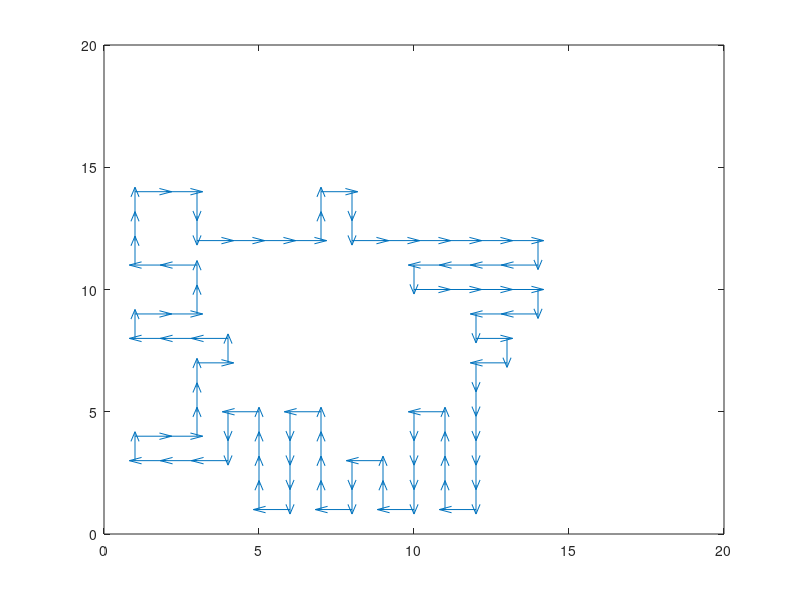
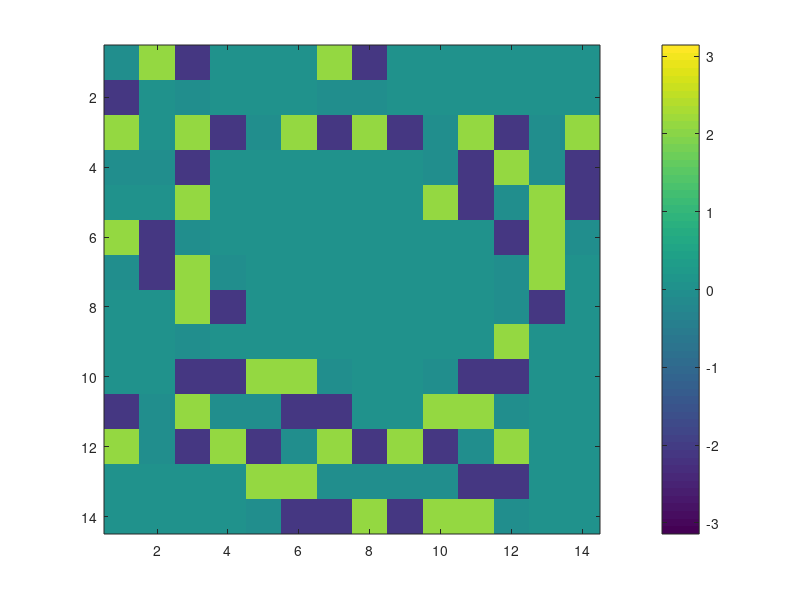
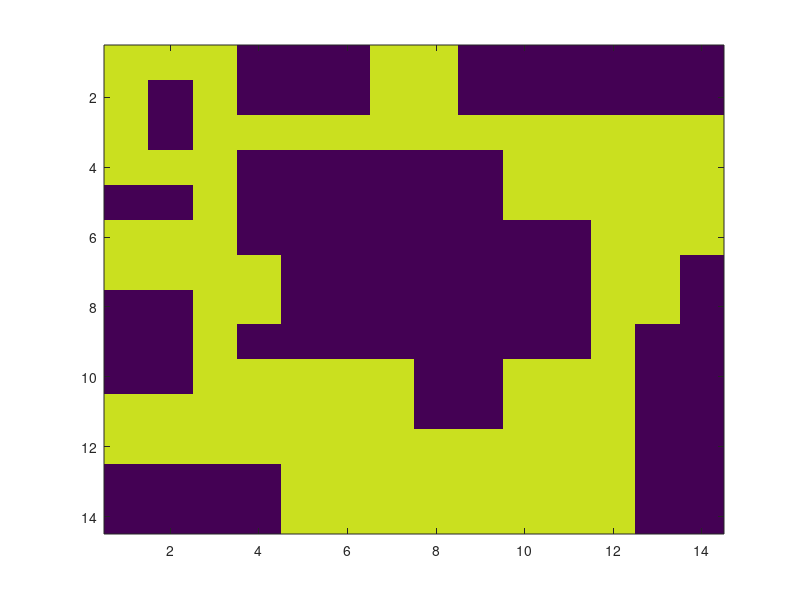
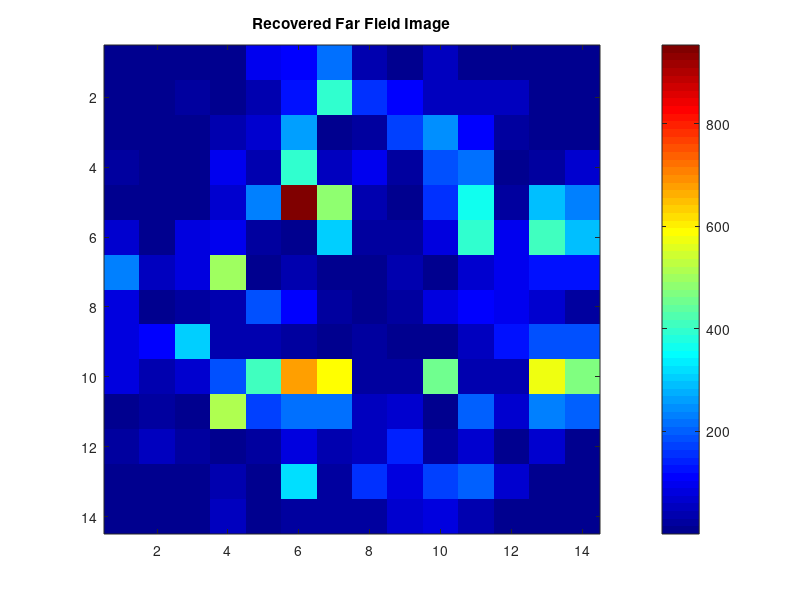

These figures' MATLAB source, in order:
clc
close all
clear all
%% A letter map
A = [0,0,0,0,0,0,0,0,0,0,0,0,0,0,0,0,0,0,0,0;0,0,0,0,0,0,0,0,0,0,0,0,0,0,0,0,0,0,0,0;0,0,0,0,0,0,0,0,0,0,0,0,0,0,0,0,0,0,0,0;0,0,0,0,0,0,0,0,1,1,1,1,0,0,0,0,0,0,0,0;0,0,0,0,0,0,0,1,1,1,1,1,1,0,0,0,0,0,0,0;0,0,0,0,0,0,1,1,0,0,0,0,1,1,0,0,0,0,0,0;0,0,0,0,0,1,1,0,0,0,0,0,0,1,1,0,0,0,0,0;0,0,0,0,1,1,0,0,0,0,0,0,0,0,1,1,0,0,0,0;0,0,0,0,1,1,0,0,0,0,0,0,0,0,1,1,0,0,0,0;0,0,0,0,1,1,0,0,0,0,0,0,0,0,1,1,0,0,0,0;0,0,0,0,1,1,0,0,0,0,0,0,0,0,1,1,0,0,0,0;0,0,0,0,1,1,0,0,0,0,0,0,0,0,1,1,0,0,0,0;0,0,0,0,1,1,1,1,1,1,1,1,1,1,1,1,0,0,0,0;0,0,0,0,1,1,0,0,0,0,0,0,0,0,1,1,0,0,0,0;0,0,0,0,1,1,0,0,0,0,0,0,0,0,1,1,0,0,0,0;0,0,0,0,1,1,0,0,0,0,0,0,0,0,1,1,0,0,0,0;0,0,0,0,1,1,0,0,0,0,0,0,0,0,1,1,0,0,0,0;0,0,0,0,0,0,0,0,0,0,0,0,0,0,0,0,0,0,0,0;0,0,0,0,0,0,0,0,0,0,0,0,0,0,0,0,0,0,0,0;0,0,0,0,0,0,0,0,0,0,0,0,0,0,0,0,0,0,0,0;0,0,0,0,0,0,0,0,0,0,0,0,0,0,0,0,0,0,0,0];

%% A map 40 by 40

A40 = [0,0,0,0,0,0,0,0,0,0,0,0,0,0,0,0,0,0,0,0,0,0,0,0,0,0,0,0,0,0,0,0,0,0,0,0,0,0,0,0;0,0,0,0,0,0,0,0,0,0,0,0,0,0,0,0,0,0,0,0,0,0,0,0,0,0,0,0,0,0,0,0,0,0,0,0,0,0,0,0;0,0,0,0,0,0,0,0,0,0,0,0,0,0,0,0,0,0,0,0,0,0,0,0,0,0,0,0,0,0,0,0,0,0,0,0,0,0,0,0;0,0,0,0,0,0,0,0,0,0,0,0,0,0,0,0,0,0,0,0,0,0,0,0,0,0,0,0,0,0,0,0,0,0,0,0,0,0,0,0;0,0,0,0,0,0,0,0,0,0,0,0,0,1,1,1,1,1,1,1,1,1,1,1,1,1,1,0,0,0,0,0,0,0,0,0,0,0,0,0;0,0,0,0,0,0,0,0,0,0,0,0,1,1,1,1,1,1,1,1,1,1,1,1,1,1,1,1,0,0,0,0,0,0,0,0,0,0,0,0;0,0,0,0,0,0,0,0,0,0,0,1,1,1,1,1,1,1,1,1,1,1,1,1,1,1,1,1,1,0,0,0,0,0,0,0,0,0,0,0;0,0,0,0,0,0,0,0,0,0,0,1,1,1,1,0,0,0,0,0,0,0,0,0,0,1,1,1,1,0,0,0,0,0,0,0,0,0,0,0;0,0,0,0,0,0,0,0,0,0,1,1,1,1,0,0,0,0,0,0,0,0,0,0,0,0,1,1,1,1,0,0,0,0,0,0,0,0,0,0;0,0,0,0,0,0,0,0,0,0,1,1,1,1,0,0,0,0,0,0,0,0,0,0,0,0,1,1,1,1,0,0,0,0,0,0,0,0,0,0;0,0,0,0,0,0,0,0,0,1,1,1,1,0,0,0,0,0,0,0,0,0,0,0,0,0,0,1,1,1,1,0,0,0,0,0,0,0,0,0;0,0,0,0,0,0,0,0,0,1,1,1,1,0,0,0,0,0,0,0,0,0,0,0,0,0,0,1,1,1,1,0,0,0,0,0,0,0,0,0;0,0,0,0,0,0,0,0,1,1,1,1,0,0,0,0,0,0,0,0,0,0,0,0,0,0,0,0,1,1,1,1,0,0,0,0,0,0,0,0;0,0,0,0,0,0,0,0,1,1,1,1,0,0,0,0,0,0,0,0,0,0,0,0,0,0,0,0,1,1,1,1,0,0,0,0,0,0,0,0;0,0,0,0,0,0,0,1,1,1,1,0,0,0,0,0,0,0,0,0,0,0,0,0,0,0,0,0,0,1,1,1,1,0,0,0,0,0,0,0;0,0,0,0,0,0,0,1,1,1,1,0,0,0,0,0,0,0,0,0,0,0,0,0,0,0,0,0,0,1,1,1,1,0,0,0,0,0,0,0;0,0,0,0,0,0,1,1,1,1,0,0,0,0,0,0,0,0,0,0,0,0,0,0,0,0,0,0,0,0,1,1,1,1,0,0,0,0,0,0;0,0,0,0,0,0,1,1,1,1,0,0,0,0,0,0,0,0,0,0,0,0,0,0,0,0,0,0,0,0,1,1,1,1,0,0,0,0,0,0;0,0,0,0,0,0,1,1,1,1,0,0,0,0,0,0,0,0,0,0,0,0,0,0,0,0,0,0,0,0,1,1,1,1,0,0,0,0,0,0;0,0,0,0,0,0,1,1,1,1,0,0,0,0,0,0,0,0,0,0,0,0,0,0,0,0,0,0,0,0,1,1,1,1,0,0,0,0,0,0;0,0,0,0,0,0,1,1,1,1,0,0,0,0,0,0,0,0,0,0,0,0,0,0,0,0,0,0,0,0,1,1,1,1,0,0,0,0,0,0;0,0,0,0,0,0,1,1,1,1,0,0,0,0,0,0,0,0,0,0,0,0,0,0,0,0,0,0,0,0,1,1,1,1,0,0,0,0,0,0;0,0,0,0,0,0,1,1,1,1,0,0,0,0,0,0,0,0,0,0,0,0,0,0,0,0,0,0,0,0,1,1,1,1,0,0,0,0,0,0;0,0,0,0,0,0,1,1,1,1,1,1,1,1,1,1,1,1,1,1,1,1,1,1,1,1,1,1,1,1,1,1,1,1,0,0,0,0,0,0;0,0,0,0,0,0,1,1,1,1,1,1,1,1,1,1,1,1,1,1,1,1,1,1,1,1,1,1,1,1,1,1,1,1,0,0,0,0,0,0;0,0,0,0,0,0,1,1,1,1,1,1,1,1,1,1,1,1,1,1,1,1,1,1,1,1,1,1,1,1,1,1,1,1,0,0,0,0,0,0;0,0,0,0,0,0,1,1,1,1,0,0,0,0,0,0,0,0,0,0,0,0,0,0,0,0,0,0,0,0,1,1,1,1,0,0,0,0,0,0;0,0,0,0,0,0,1,1,1,1,0,0,0,0,0,0,0,0,0,0,0,0,0,0,0,0,0,0,0,0,1,1,1,1,0,0,0,0,0,0;0,0,0,0,0,0,1,1,1,1,0,0,0,0,0,0,0,0,0,0,0,0,0,0,0,0,0,0,0,0,1,1,1,1,0,0,0,0,0,0;0,0,0,0,0,0,1,1,1,1,0,0,0,0,0,0,0,0,0,0,0,0,0,0,0,0,0,0,0,0,1,1,1,1,0,0,0,0,0,0;0,0,0,0,0,0,1,1,1,1,0,0,0,0,0,0,0,0,0,0,0,0,0,0,0,0,0,0,0,0,1,1,1,1,0,0,0,0,0,0;0,0,0,0,0,0,1,1,1,1,0,0,0,0,0,0,0,0,0,0,0,0,0,0,0,0,0,0,0,0,1,1,1,1,0,0,0,0,0,0;0,0,0,0,0,0,1,1,1,1,0,0,0,0,0,0,0,0,0,0,0,0,0,0,0,0,0,0,0,0,1,1,1,1,0,0,0,0,0,0;0,0,0,0,0,0,1,1,1,1,0,0,0,0,0,0,0,0,0,0,0,0,0,0,0,0,0,0,0,0,1,1,1,1,0,0,0,0,0,0;0,0,0,0,0,0,1,1,1,1,0,0,0,0,0,0,0,0,0,0,0,0,0,0,0,0,0,0,0,0,1,1,1,1,0,0,0,0,0,0;0,0,0,0,0,0,0,0,0,0,0,0,0,0,0,0,0,0,0,0,0,0,0,0,0,0,0,0,0,0,0,0,0,0,0,0,0,0,0,0;0,0,0,0,0,0,0,0,0,0,0,0,0,0,0,0,0,0,0,0,0,0,0,0,0,0,0,0,0,0,0,0,0,0,0,0,0,0,0,0;0,0,0,0,0,0,0,0,0,0,0,0,0,0,0,0,0,0,0,0,0,0,0,0,0,0,0,0,0,0,0,0,0,0,0,0,0,0,0,0;0,0,0,0,0,0,0,0,0,0,0,0,0,0,0,0,0,0,0,0,0,0,0,0,0,0,0,0,0,0,0,0,0,0,0,0,0,0,0,0;0,0,0,0,0,0,0,0,0,0,0,0,0,0,0,0,0,0,0,0,0,0,0,0,0,0,0,0,0,0,0,0,0,0,0,0,0,0,0,0];

%% B letter map
B = [0,0,0,0,0,0,0,0,0,0,0,0,0,0,0,0,0,0,0,0;0,0,0,0,0,0,0,0,0,0,0,0,0,0,0,0,0,0,0,0;0,0,0,0,0,0,0,0,0,0,0,0,0,0,0,0,0,0,0,0;0,0,0,0,1,1,1,1,1,1,1,1,1,0,0,0,0,0,0,0;0,0,0,0,1,1,1,1,1,1,1,1,1,1,0,0,0,0,0,0;0,0,0,0,1,1,0,0,0,0,0,0,0,1,1,0,0,0,0,0;0,0,0,0,1,1,0,0,0,0,0,0,0,1,1,0,0,0,0,0;0,0,0,0,1,1,0,0,0,0,0,0,0,1,1,0,0,0,0,0;0,0,0,0,1,1,0,0,0,0,0,0,0,1,1,0,0,0,0,0;0,0,0,0,1,1,1,1,1,1,1,1,1,1,0,0,0,0,0,0;0,0,0,0,1,1,1,1,1,1,1,1,1,1,0,0,0,0,0,0;0,0,0,0,1,1,0,0,0,0,0,0,0,1,1,0,0,0,0,0;0,0,0,0,1,1,0,0,0,0,0,0,0,1,1,0,0,0,0,0;0,0,0,0,1,1,0,0,0,0,0,0,0,1,1,0,0,0,0,0;0,0,0,0,1,1,0,0,0,0,0,0,0,1,1,0,0,0,0,0;0,0,0,0,1,1,1,1,1,1,1,1,1,1,0,0,0,0,0,0;0,0,0,0,1,1,1,1,1,1,1,1,1,0,0,0,0,0,0,0;0,0,0,0,0,0,0,0,0,0,0,0,0,0,0,0,0,0,0,0;0,0,0,0,0,0,0,0,0,0,0,0,0,0,0,0,0,0,0,0;0,0,0,0,0,0,0,0,0,0,0,0,0,0,0,0,0,0,0,0;0,0,0,0,0,0,0,0,0,0,0,0,0,0,0,0,0,0,0,0];

%% C letter map
C = [0,0,0,0,0,0,0,0,0,0,0,0,0,0,0,0,0,0,0,0;0,0,0,0,0,0,0,0,0,0,0,0,0,0,0,0,0,0,0,0;0,0,0,0,0,0,0,0,0,0,0,0,0,0,0,0,0,0,0,0;0,0,0,0,0,0,1,1,1,1,1,1,1,0,0,0,0,0,0,0;0,0,0,0,0,1,1,1,1,1,1,1,1,1,0,0,0,0,0,0;0,0,0,0,1,1,0,0,0,0,0,0,0,1,1,0,0,0,0,0;0,0,0,1,1,0,0,0,0,0,0,0,0,1,1,0,0,0,0,0;0,0,0,1,1,0,0,0,0,0,0,0,0,0,0,0,0,0,0,0;0,0,0,1,1,0,0,0,0,0,0,0,0,0,0,0,0,0,0,0;0,0,0,1,1,0,0,0,0,0,0,0,0,0,0,0,0,0,0,0;0,0,0,1,1,0,0,0,0,0,0,0,0,0,0,0,0,0,0,0;0,0,0,1,1,0,0,0,0,0,0,0,0,0,0,0,0,0,0,0;0,0,0,1,1,0,0,0,0,0,0,0,0,0,0,0,0,0,0,0;0,0,0,1,1,1,0,0,0,0,0,0,0,0,0,0,0,0,0,0;0,0,0,0,1,1,0,0,0,0,0,0,0,1,1,0,0,0,0,0;0,0,0,0,0,1,1,1,1,1,1,1,1,1,0,0,0,0,0,0;0,0,0,0,0,0,1,1,1,1,1,1,1,0,0,0,0,0,0,0;0,0,0,0,0,0,0,0,0,0,0,0,0,0,0,0,0,0,0,0;0,0,0,0,0,0,0,0,0,0,0,0,0,0,0,0,0,0,0,0;0,0,0,0,0,0,0,0,0,0,0,0,0,0,0,0,0,0,0,0;0,0,0,0,0,0,0,0,0,0,0,0,0,0,0,0,0,0,0,0];

codes = [1,1,1,2,1,1,1,2,1,1,1,1,1,1,2,1,2,1,1,2;3,2,4,2,3,2,4,2,3,2,4,4,4,4,2,3,1,3,2,4;3,2,3,2,3,2,3,1,3,1,1,1,2,3,2,3,4,4,1,2;3,2,3,2,3,4,3,4,2,4,4,4,2,3,2,1,2,3,2,4;3,2,3,1,1,1,1,3,1,2,1,3,2,3,2,3,2,3,1,2;3,2,3,2,4,4,4,2,4,2,3,4,2,3,2,3,2,3,0,2;3,2,3,2,1,2,3,2,3,2,1,3,2,3,2,3,2,3,4,2;3,2,3,2,3,2,3,2,3,2,3,4,4,3,2,3,1,1,3,2;3,2,3,2,3,2,3,2,3,1,1,1,2,3,2,3,2,4,2,4;3,2,3,2,3,2,3,4,3,4,2,4,2,3,2,3,2,3,1,2;3,2,3,2,3,1,2,1,2,3,4,3,4,3,2,3,2,3,2,4;3,2,3,2,3,4,2,3,1,1,1,2,1,3,2,3,4,3,1,2;3,2,3,2,1,3,2,3,2,4,4,2,3,4,1,1,1,3,2,4;3,2,3,2,3,2,4,3,1,2,3,2,1,3,2,4,2,4,1,2;3,2,3,2,3,1,2,3,2,4,3,2,3,4,4,3,4,3,4,2;3,2,3,2,3,4,2,3,1,2,3,2,1,1,1,1,1,2,3,2;3,2,3,1,1,3,2,3,2,4,3,2,3,4,4,4,4,2,3,2;3,2,3,2,4,4,4,3,1,2,3,1,1,1,1,1,3,2,3,2;3,2,3,1,1,1,2,3,2,4,3,4,4,4,4,4,4,4,3,2;3,2,3,4,2,4,2,3,1,1,1,1,1,1,1,1,1,1,3,2;3,4,0,3,4,3,4,3,4,4,4,4,4,4,4,4,4,4,4,4];

codes = [1,1,2,1,2,1,2,1,2,1,2,1,2,1,2,1,2,1,2,0;3,2,4,3,1,3,1,3,1,3,1,3,1,3,1,3,1,3,1,2;3,1,2,3,4,2,4,2,4,2,4,2,4,2,4,2,4,2,4,2;3,2,4,1,3,2,3,4,3,4,3,4,3,4,3,4,3,4,3,4;3,1,2,3,4,1,2,1,2,1,2,1,2,1,2,1,2,1,2,0;3,2,4,1,3,2,4,3,1,3,1,3,1,3,1,3,1,3,1,2;3,1,2,3,4,1,2,3,4,2,4,2,4,2,4,2,4,2,4,2;3,2,4,1,3,2,4,1,3,2,3,4,3,4,3,4,3,4,3,4;3,1,2,3,4,1,2,3,4,2,1,2,1,2,1,2,1,2,1,2;3,2,4,1,3,2,4,1,3,1,3,1,3,1,3,1,3,1,3,2;3,1,2,3,4,1,2,3,4,2,4,2,4,2,4,2,4,2,4,2;3,2,4,1,3,2,4,1,3,2,3,4,3,4,3,4,3,4,3,4;3,1,2,3,4,1,2,3,4,2,1,2,1,2,1,2,1,2,1,2;3,2,4,1,3,2,4,1,3,1,3,1,3,1,3,1,3,1,3,2;3,1,2,3,4,1,2,3,4,2,4,2,4,2,4,2,4,2,4,2;3,2,4,1,3,2,4,1,3,2,3,4,3,4,3,4,3,4,3,4;3,1,2,3,4,1,2,3,4,2,1,2,1,2,1,2,1,2,1,2;3,2,4,1,3,2,4,1,3,1,3,1,3,1,3,1,3,1,3,2;3,1,2,3,4,1,2,3,4,2,4,2,4,2,4,2,4,2,4,2;3,4,1,1,3,0,1,1,3,2,3,4,3,4,3,4,3,4,3,4;0,3,4,4,4,4,4,4,4,4,0,0,0,0,0,0,0,0,0,0];

codes = [1,1,1,1,1,1,1,1,1,1,1,1,1,1,1,1,1,1,1,1,1,1,1,1,1,1,1,1,1,1,1,1,1,1,1,1,1,1,1,2;3,2,4,4,4,4,4,4,4,4,4,4,4,4,4,4,4,4,4,4,4,4,4,4,4,4,4,4,4,4,4,4,4,4,4,4,4,4,4,4;3,1,1,1,1,1,1,1,1,1,1,1,1,1,1,1,1,1,1,1,1,1,1,1,1,1,1,1,1,1,1,1,1,1,1,1,1,1,1,2;3,2,4,4,4,4,4,4,4,4,4,4,4,4,4,4,4,4,4,4,4,4,4,4,4,4,4,4,4,4,4,4,4,4,4,4,4,4,4,4;3,1,1,1,1,1,1,1,1,1,1,1,1,1,1,1,1,1,1,1,1,1,1,1,1,1,1,1,1,1,1,1,1,1,1,1,1,1,1,2;3,2,4,4,4,4,4,4,4,4,4,4,4,4,4,4,4,4,4,4,4,4,4,4,4,4,4,4,4,4,4,4,4,4,4,4,4,4,4,4;3,1,1,1,1,1,1,1,1,1,1,1,1,1,1,1,1,1,1,1,1,1,1,1,1,1,1,1,1,1,1,1,1,1,1,1,1,1,1,2;3,2,4,4,4,4,4,4,4,4,4,4,4,4,4,4,4,4,4,4,4,4,4,4,4,4,4,4,4,4,4,4,4,4,4,4,4,4,4,4;3,1,1,1,1,1,1,1,1,1,1,1,1,1,1,1,1,1,1,1,1,1,1,1,1,1,1,1,1,1,1,1,1,1,1,1,1,1,1,2;3,2,4,4,4,4,4,4,4,4,4,4,4,4,4,4,4,4,4,4,4,4,4,4,4,4,4,4,4,4,4,4,4,4,4,4,4,4,4,4;3,1,1,1,1,1,1,1,1,1,1,1,1,1,1,1,1,1,1,1,1,1,1,1,1,1,1,1,1,1,1,1,1,1,1,1,1,1,1,2;3,2,4,4,4,4,4,4,4,4,4,4,4,4,4,4,4,4,4,4,4,4,4,4,4,4,4,4,4,4,4,4,4,4,4,4,4,4,4,4;3,1,1,1,1,1,1,1,1,1,1,1,1,1,1,1,1,1,1,1,1,1,1,1,1,1,1,1,1,1,1,1,1,1,1,1,1,1,1,2;3,2,4,4,4,4,4,4,4,4,4,4,4,4,4,4,4,4,4,4,4,4,4,4,4,4,4,4,4,4,4,4,4,4,4,4,4,4,4,4;3,1,1,1,1,1,1,1,1,1,1,1,1,1,1,1,1,1,1,1,1,1,1,1,1,1,1,1,1,1,1,1,1,1,1,1,1,1,1,2;3,2,4,4,4,4,4,4,4,4,4,4,4,4,4,4,4,4,4,4,4,4,4,4,4,4,4,4,4,4,4,4,4,4,4,4,4,4,4,4;3,1,1,1,1,1,1,1,1,1,1,1,1,1,1,1,1,1,1,1,1,1,1,1,1,1,1,1,1,1,1,1,1,1,1,1,1,1,1,2;3,2,4,4,4,4,4,4,4,4,4,4,4,4,4,4,4,4,4,4,4,4,4,4,4,4,4,4,4,4,4,4,4,4,4,4,4,4,4,4;3,1,1,1,1,1,1,1,1,1,1,1,1,1,1,1,1,1,1,1,1,1,1,1,1,1,1,1,1,1,1,1,1,1,1,1,1,1,1,2;3,2,4,4,4,4,4,4,4,4,4,4,4,4,4,4,4,4,4,4,4,4,4,4,4,4,4,4,4,4,4,4,4,4,4,4,4,4,4,4;3,1,1,1,1,1,1,1,1,1,1,1,1,1,1,1,1,1,1,1,1,1,1,1,1,1,1,1,1,1,1,1,1,1,1,1,1,1,1,2;3,2,4,4,4,4,4,4,4,4,4,4,4,4,4,4,4,4,4,4,4,4,4,4,4,4,4,4,4,4,4,4,4,4,4,4,4,4,4,4;3,1,1,1,1,1,1,1,1,1,1,1,1,1,1,1,1,1,1,1,1,1,1,1,1,1,1,1,1,1,1,1,1,1,1,1,1,1,1,2;3,2,4,4,4,4,4,4,4,4,4,4,4,4,4,4,4,4,4,4,4,4,4,4,4,4,4,4,4,4,4,4,4,4,4,4,4,4,4,4;3,1,1,1,1,1,1,1,1,1,1,1,1,1,1,1,1,1,1,1,1,1,1,1,1,1,1,1,1,1,1,1,1,1,1,1,1,1,1,2;3,2,4,4,4,4,4,4,4,4,4,4,4,4,4,4,4,4,4,4,4,4,4,4,4,4,4,4,4,4,4,4,4,4,4,4,4,4,4,4;3,1,1,1,1,1,1,1,1,1,1,1,1,1,1,1,1,1,1,1,1,1,1,1,1,1,1,1,1,1,1,1,1,1,1,1,1,1,1,2;3,2,4,4,4,4,4,4,4,4,4,4,4,4,4,4,4,4,4,4,4,4,4,4,4,4,4,4,4,4,4,4,4,4,4,4,4,4,4,4;3,1,1,1,1,1,1,1,1,1,1,1,1,1,1,1,1,1,1,1,1,1,1,1,1,1,1,1,1,1,1,1,1,1,1,1,1,1,1,2;3,2,4,4,4,4,4,4,4,4,4,4,4,4,4,4,4,4,4,4,4,4,4,4,4,4,4,4,4,4,4,4,4,4,4,4,4,4,4,4;3,1,1,1,1,1,1,1,1,1,1,1,1,1,1,1,1,1,1,1,1,1,1,1,1,1,1,1,1,1,1,1,1,1,1,1,1,1,1,2;3,2,4,4,4,4,4,4,4,4,4,4,4,4,4,4,4,4,4,4,4,4,4,4,4,4,4,4,4,4,4,4,4,4,4,4,4,4,4,4;3,1,1,1,1,1,1,1,1,1,1,1,1,1,1,1,1,1,1,1,1,1,1,1,1,1,1,1,1,1,1,1,1,1,1,1,1,1,1,2;3,2,4,4,4,4,4,4,4,4,4,4,4,4,4,4,4,4,4,4,4,4,4,4,4,4,4,4,4,4,4,4,4,4,4,4,4,4,4,4;3,1,1,1,1,1,1,1,1,1,1,1,1,1,1,1,1,1,1,1,1,1,1,1,1,1,1,1,1,1,1,1,1,1,1,1,1,1,1,2;3,2,4,4,4,4,4,4,4,4,4,4,4,4,4,4,4,4,4,4,4,4,4,4,4,4,4,4,4,4,4,4,4,4,4,4,4,4,4,4;3,1,1,1,1,1,1,1,1,1,1,1,1,1,1,1,1,1,1,1,1,1,1,1,1,1,1,1,1,1,1,1,1,1,1,1,1,1,1,2;3,2,4,4,4,4,4,4,4,4,4,4,4,4,4,4,4,4,4,4,4,4,4,4,4,4,4,4,4,4,4,4,4,4,4,4,4,4,4,4;3,1,1,1,1,1,1,1,1,1,1,1,1,1,1,1,1,1,1,1,1,1,1,1,1,1,1,1,1,1,1,1,1,1,1,1,1,1,1,2;3,4,4,4,4,4,4,4,4,4,4,4,4,4,4,4,4,4,4,4,4,4,4,4,4,4,4,4,4,4,4,4,4,4,4,4,4,4,4,4];

codes = [1,1,1,1,1,1,2,1,1,1,1,1,1,1,1,1,1,1,1,1,1,1,1,1,1,1,1,1,1,1,1,1,1,1,1,1,1,1,1,2;3,2,4,4,2,4,2,3,4,2,4,4,4,2,4,2,4,4,4,2,4,2,4,4,4,2,4,2,4,4,4,2,4,2,4,4,4,2,4,2;3,1,2,3,2,3,2,1,3,1,1,2,3,4,3,1,1,2,3,4,3,1,1,2,3,4,3,1,1,2,3,4,3,1,1,2,3,4,3,2;3,2,4,3,4,3,2,3,2,4,4,4,1,1,3,2,4,4,1,2,3,4,4,4,1,1,3,2,4,4,1,2,3,4,4,4,1,1,3,2;3,1,1,1,2,3,2,3,2,1,1,1,3,2,4,1,1,1,3,1,2,1,1,1,3,2,4,1,1,1,3,1,2,1,1,1,3,2,4,2;3,2,4,4,4,3,4,3,2,3,4,4,4,4,3,2,4,4,4,4,4,3,4,4,4,4,3,2,4,4,4,4,4,3,4,4,4,4,3,2;3,1,1,1,1,1,2,3,2,1,2,1,1,2,3,2,1,1,1,1,2,1,2,1,1,2,3,2,1,1,1,1,2,1,1,1,2,1,3,2;3,2,4,4,2,4,2,3,2,3,2,3,2,4,3,2,3,4,4,2,4,3,2,3,2,4,3,2,3,4,4,2,4,3,2,4,4,3,4,2;3,1,2,3,2,3,2,3,2,3,1,3,2,1,3,2,1,1,3,1,2,3,1,3,2,1,3,2,1,1,3,1,2,3,1,1,1,1,3,2;3,2,4,3,4,3,2,3,2,3,4,2,4,3,4,1,3,2,4,4,4,3,4,2,4,3,4,1,3,2,4,4,4,3,4,2,4,4,4,2;3,1,1,1,2,3,2,3,2,1,3,1,1,1,3,2,4,1,1,1,2,1,3,1,1,1,3,2,4,1,1,1,2,1,3,1,1,2,3,2;3,2,4,4,4,3,4,3,2,3,4,4,4,4,4,2,3,4,4,4,4,3,4,4,4,4,4,2,3,4,4,4,4,3,4,4,4,4,3,2;3,1,1,1,1,1,2,3,2,1,2,1,1,2,3,2,1,1,1,1,2,1,2,1,1,2,3,2,1,1,1,1,2,1,1,1,2,1,3,2;3,2,4,4,2,4,2,3,2,3,2,3,2,4,3,2,3,4,4,2,4,3,2,3,2,4,3,2,3,4,4,2,4,3,2,4,4,3,4,2;3,1,2,3,2,3,2,3,2,3,1,3,2,1,3,2,1,1,3,1,2,3,1,3,2,1,3,2,1,1,3,1,2,3,1,1,1,1,3,2;3,2,4,3,4,3,2,3,2,3,4,2,4,3,4,1,3,2,4,4,4,3,4,2,4,3,4,1,3,2,4,4,4,3,4,2,4,4,4,2;3,1,1,1,2,3,2,3,2,1,3,1,1,1,3,2,4,1,1,1,2,1,3,1,1,1,3,2,4,1,1,1,2,1,3,1,1,2,3,2;3,2,4,4,4,3,4,3,2,3,4,4,4,4,4,2,3,4,4,4,4,3,4,4,4,4,4,2,3,4,4,4,4,3,4,4,4,4,3,2;3,1,1,1,1,1,2,3,2,1,2,1,1,2,3,2,1,1,1,1,2,1,2,1,1,2,3,2,1,1,1,1,2,1,1,1,2,1,3,2;3,2,4,4,2,4,2,3,2,3,2,3,2,4,3,2,3,4,4,2,4,3,2,3,2,4,3,2,3,4,4,2,4,3,2,4,4,3,4,2;3,1,2,3,2,3,2,3,2,3,1,3,2,1,3,2,1,1,3,1,2,3,1,3,2,1,3,2,1,1,3,1,2,3,1,1,1,1,3,2;3,2,4,3,4,3,2,3,2,3,4,2,4,3,4,1,3,2,4,4,4,3,4,2,4,3,4,1,3,2,4,4,4,3,4,2,4,4,4,2;3,1,1,1,2,3,2,3,2,1,3,1,1,1,3,2,4,1,1,1,2,1,3,1,1,1,3,2,4,1,1,1,2,1,3,1,1,2,3,2;3,2,4,4,4,3,4,3,2,3,4,4,4,4,4,2,3,4,4,4,4,3,4,4,4,4,4,2,3,4,4,4,4,3,4,4,4,4,3,2;3,1,1,1,1,1,2,3,2,1,2,1,1,2,3,2,1,1,1,1,2,1,2,1,1,2,3,2,1,1,1,1,2,1,1,1,2,1,3,2;3,2,4,4,2,4,2,3,2,3,2,3,2,4,3,2,3,4,4,2,4,3,2,3,2,4,3,2,3,4,4,2,4,3,2,4,4,3,4,2;3,1,2,3,2,3,2,3,2,3,1,3,2,1,3,2,1,1,3,1,2,3,1,3,2,1,3,2,1,1,3,1,2,3,1,1,1,1,3,2;3,2,4,3,4,3,2,3,2,3,4,2,4,3,4,1,3,2,4,4,4,3,4,2,4,3,4,1,3,2,4,4,4,3,4,2,4,4,4,2;3,1,1,1,2,3,2,3,2,1,3,1,1,1,3,2,4,1,1,1,2,1,3,1,1,1,3,2,4,1,1,1,2,1,3,1,1,2,3,2;3,2,4,4,4,3,4,3,2,3,4,4,4,4,4,2,3,4,4,4,4,3,4,4,4,4,4,2,3,4,4,4,4,3,4,4,4,4,3,2;3,1,1,1,1,1,2,3,2,1,2,1,1,2,3,2,1,1,1,1,2,1,2,1,1,2,3,2,1,1,1,1,2,1,1,1,2,1,3,2;3,2,4,4,2,4,2,3,2,3,2,3,2,4,3,2,3,4,4,2,4,3,2,3,2,4,3,2,3,4,4,2,4,3,2,4,4,3,4,2;3,1,2,3,2,3,2,3,2,3,1,3,2,1,3,2,1,1,3,1,2,3,1,3,2,1,3,2,1,1,3,1,2,3,1,1,1,1,3,2;3,2,4,3,4,3,2,3,2,3,4,2,4,3,4,1,3,2,4,4,4,3,4,2,4,3,4,1,3,2,4,4,4,3,4,2,4,4,4,2;3,1,1,1,2,3,2,3,2,1,3,1,1,1,3,2,4,1,1,1,2,1,3,1,1,1,3,2,4,1,1,1,2,1,3,1,1,2,3,2;3,2,4,4,4,3,4,3,4,3,4,4,4,4,4,4,3,4,4,4,4,3,4,4,4,4,4,4,3,4,4,4,4,3,4,4,4,4,3,2;3,2,1,2,1,1,1,2,1,2,1,1,1,2,1,2,1,1,1,2,1,2,1,1,1,2,1,2,1,1,1,2,1,2,1,1,1,2,3,2;3,2,3,2,3,4,4,2,3,2,3,4,4,2,3,2,3,4,4,2,3,2,3,4,4,2,3,2,3,4,4,2,3,2,3,4,4,2,3,2;3,1,3,1,1,1,3,1,3,1,1,1,3,1,3,1,1,1,3,1,3,1,1,1,3,1,3,1,1,1,3,1,3,1,1,1,3,1,3,2;3,4,4,4,4,4,4,4,4,4,4,4,4,4,4,4,4,4,4,4,4,4,4,4,4,4,4,4,4,4,4,4,4,4,4,4,4,4,4,4];

codes = [2,4,4,4,4,4,3,0,0,0,0,0,0,0,0,0,0,0,0,0;1,2,1,1,1,2,3,2,4,4,2,4,2,4,2,4,2,4,2,4;2,4,3,4,2,4,3,1,2,3,4,3,4,3,4,3,4,3,4,3;1,2,1,3,1,2,3,2,4,1,1,1,1,1,1,1,1,2,1,3;2,4,3,4,2,4,3,1,2,3,4,4,2,4,4,4,2,4,3,4;1,2,1,3,1,2,3,2,4,1,1,3,1,2,1,3,1,2,1,3;2,4,3,4,2,4,3,1,2,3,4,4,2,4,3,4,2,4,3,4;1,2,1,3,1,2,3,2,4,1,1,3,1,2,1,3,1,2,1,3;2,4,3,4,2,4,3,1,2,3,4,4,2,4,3,4,2,4,3,4;1,2,1,3,1,2,3,2,4,1,1,3,1,2,1,3,1,2,1,3;2,4,3,4,2,4,3,1,2,3,4,4,4,4,3,4,2,4,3,4;1,2,1,3,1,2,3,2,4,1,2,1,2,1,2,3,1,2,1,3;2,4,3,4,2,4,3,1,1,3,1,3,1,3,1,3,2,4,3,4;1,2,1,3,1,2,3,4,2,4,2,4,2,4,2,4,1,2,1,3;2,4,3,4,2,4,0,3,4,3,4,3,4,3,4,3,4,4,3,4;1,2,1,3,2,1,2,1,2,1,2,1,2,1,2,1,2,1,2,3;2,4,3,4,1,3,1,3,1,3,1,3,1,3,1,3,1,3,1,3;1,2,1,3,2,4,2,4,2,4,2,4,2,4,2,4,2,4,2,4;2,4,3,4,4,3,4,3,4,3,4,3,4,3,4,3,4,3,4,3;2,1,2,1,2,1,2,1,2,1,2,1,2,1,2,1,2,1,2,3;1,3,1,3,1,3,1,3,1,3,1,3,1,3,1,3,1,3,1,3];

codes = [1,1,1,1,1,1,1,1,2,0,0,0,0,0,0,0,0,1,1,2;3,2,4,4,2,4,4,4,2,1,1,1,1,1,1,1,2,3,4,2;3,1,2,3,1,2,0,3,2,3,2,4,4,4,4,4,2,1,3,2;3,2,4,3,2,4,1,3,2,3,2,1,1,1,1,3,2,3,4,2;3,1,2,3,1,2,3,4,2,3,2,3,4,4,4,4,4,1,3,2;3,2,4,3,4,4,1,3,2,3,2,1,2,1,2,1,2,3,4,2;3,1,1,1,1,2,3,4,2,3,2,3,1,3,1,3,1,1,3,2;3,2,4,4,2,4,1,3,2,3,2,3,4,4,4,4,4,4,4,2;3,1,2,3,1,2,3,4,4,3,1,1,1,1,1,1,1,1,3,2;3,2,4,3,2,4,1,1,2,3,4,2,4,2,4,4,4,4,4,2;3,1,2,3,1,2,3,2,4,0,3,2,3,1,1,1,1,2,3,2;3,2,4,3,4,4,3,2,1,2,3,4,3,2,4,4,4,2,3,2;3,1,1,1,1,2,3,1,3,1,1,1,3,1,1,2,3,2,3,2;3,2,4,4,2,4,3,4,4,4,4,4,4,4,4,4,3,4,3,2;3,1,2,3,1,2,1,1,1,2,1,1,1,1,2,1,1,2,3,2;3,2,4,3,2,4,3,2,4,4,3,3,2,4,4,3,2,4,3,2;3,1,2,3,1,2,3,1,1,2,3,3,1,1,2,3,2,1,3,2;3,2,4,3,4,4,3,2,4,4,3,3,2,4,4,3,2,3,2,4;3,1,1,1,1,1,3,1,1,1,3,3,1,1,1,3,1,3,1,2;3,4,4,4,4,4,4,4,4,4,4,4,4,4,4,4,4,4,4,4];
%% 10by10 1
codes = [1,1,1,2,1,1,1,2,1,2;3,2,4,2,3,2,4,2,3,2;3,2,3,2,3,2,3,1,3,2;3,2,3,2,3,4,3,4,2,4;3,2,3,1,1,1,1,3,1,2;3,2,3,2,4,4,4,2,4,2;3,2,3,1,1,2,3,2,3,2;3,2,3,2,4,2,3,2,3,2;3,2,3,2,3,2,3,2,3,2;3,4,3,4,3,4,3,4,3,4];
%%  8by8
codes = [1,1,1,1,1,1,1,1,1,2;3,2,4,4,4,4,4,4,4,4;3,1,1,1,1,1,1,1,1,2;3,2,4,4,4,4,4,4,4,4;3,1,1,1,1,1,1,1,1,2;3,4,4,4,4,4,4,4,4,4;0,0,0,0,0,0,0,0,0,0;0,0,0,0,0,0,0,0,0,0;0,0,0,0,0,0,0,0,0,0;0,0,0,0,0,0,0,0,0,0];

%%  8by8
codes = [1,1,1,1,1,2,0,0,0,0;3,2,4,4,4,4,0,0,0,0;3,1,1,1,1,2,0,0,0,0;3,2,4,4,4,4,0,0,0,0;3,1,1,1,1,2,0,0,0,0;3,4,4,4,4,4,0,0,0,0;0,0,0,0,0,0,0,0,0,0;0,0,0,0,0,0,0,0,0,0;0,0,0,0,0,0,0,0,0,0;0,0,0,0,0,0,0,0,0,0];

%%  8by8
codes = [1,1,1,1,1,2,0,0,0,0;3,0,0,0,2,4,0,0,0,0;3,0,0,0,1,2,0,0,0,0;3,0,0,0,2,4,0,0,0,0;3,0,0,0,1,2,0,0,0,0;3,4,4,4,4,4,0,0,0,0;0,0,0,0,0,0,0,0,0,0;0,0,0,0,0,0,0,0,0,0;0,0,0,0,0,0,0,0,0,0;0,0,0,0,0,0,0,0,0,0];

%%  8by8
codes = [1,1,1,1,1,2,0,0,0,0;3,0,2,4,4,4,0,0,0,0;3,0,1,1,1,2,0,0,0,0;3,0,2,4,4,4,0,0,0,0;3,0,1,1,1,2,0,0,0,0;3,4,4,4,4,4,0,0,0,0;0,0,0,0,0,0,0,0,0,0;0,0,0,0,0,0,0,0,0,0;0,0,0,0,0,0,0,0,0,0;0,0,0,0,0,0,0,0,0,0];

%%  8by8
codes = [1,1,1,1,1,1,1,1,1,2;3,0,0,0,0,0,0,0,0,2;3,0,0,0,0,0,0,0,0,2;3,0,0,0,0,0,0,0,0,2;3,0,0,0,0,0,0,0,0,2;3,0,0,0,0,0,0,0,0,2;3,0,0,0,0,0,0,0,0,2;3,0,0,0,0,0,0,0,0,2;3,0,0,0,0,0,0,0,0,2;3,4,4,4,4,4,4,4,4,4];

%%  8by8 circle
codes = [1,2,0,0,0,0,0,0,0,0;3,1,1,1,1,1,1,1,2,0;3,0,0,0,0,0,0,0,2,0;3,0,0,0,0,0,0,0,2,0;3,0,0,0,0,0,0,0,2,0;3,0,0,0,0,0,0,0,2,0;3,0,0,0,0,0,0,0,2,0;3,0,0,0,0,0,0,0,2,0;3,0,0,0,0,0,0,0,2,0;3,4,4,4,4,4,4,4,4,0;0,0,0,0,0,0,0,0,0,0];

%%  12by12 circle (10 by 10 core)

codes = [1,1,2,0,0,0,1,2,0,0,0,0,0,0;3,0,2,0,0,0,3,2,0,0,0,0,0,0;3,0,1,1,1,1,3,1,1,1,1,1,1,2;3,4,4,0,0,0,0,0,0,2,4,4,4,4;0,0,3,0,0,0,0,0,0,1,1,1,1,2;1,1,3,0,0,0,0,0,0,0,0,2,4,4;3,4,4,4,0,0,0,0,0,0,0,1,2,0;0,0,1,3,0,0,0,0,0,0,0,2,4,0;0,0,3,0,0,0,0,0,0,0,0,2,0,0;0,0,3,2,4,2,4,0,0,2,4,2,0,0;1,1,3,2,3,2,3,0,0,2,3,2,0,0;3,4,4,4,3,2,3,2,4,2,3,2,0,0;0,0,0,0,3,2,3,2,3,2,3,2,0,0;0,0,0,0,3,4,3,4,3,4,3,4,0,0];
%% 
[M, N] = size(codes);
dx = zeros(M, N);
dy = zeros(M, N);
Amp = zeros(M, N);
Phase = zeros(M, N);

for ii = 1: N
    for jj = 1:M
        
        switch codes(jj, ii)
            case 1
                dx(jj, ii) = 1;
                Amp(jj, ii) = 1;
            case 2 
                dy(jj, ii) = -1;
                Amp(jj, ii) = 1;
            case 3
                dy(jj, ii) = 1;
                Amp(jj, ii) = 1;
            case 4
                dx(jj, ii) = -1;
                Amp(jj, ii) = 1;
        end
        
    end
end


% imwrite(A, 'letterA3_21by20.png')
% imwrite(A40, 'letterA3_40by40.png')
% imwrite(B, 'letterB3_21by20.png')
% imwrite(C, 'letterC3_21by20.png')

%% Generation of one Euler Travel
CurrentPhase = 0;
indX = 1;
indY = 2;
CoordCollec{M * N} = 0;
[coordX, coordY] = meshgrid(1:N, 1:M);

for ii = 1:M * N
    
    CoordCollec{ii} = [indX, indY];
    temptY = indY + dx(indX, indY);
    temptX = indX - dy(indX, indY);
    indY = temptY;
    indX = temptX;
    
        
end


for ii = 1:M * N
    
    indX = CoordCollec{ii}(1);
    indY = CoordCollec{ii}(2);
    Phase(indX, indY) = CurrentPhase; 
    CurrentPhase = CurrentPhase + 2*pi/3;
    if (CurrentPhase > pi)
        CurrentPhase = CurrentPhase - 2*pi;
    end
    
end


figure
quiver(coordX, flipud(coordY), dx, dy);
set(gcf,  'Position', [00, 00, 350, 300])


figure
imagesc(Phase, [-pi, pi])
colorbar
set(gcf,  'Position', [00, 00, 350, 300])

save('Phase.mat','Phase')
% 
% Amp = zeros(M, N);
% Amp(5, 5) = 1;
% Amp(5, 7) = 1;
figure
imagesc(abs(Amp), [0 1.1]);

nearField = abs(Amp) .* (exp(1i * Phase));
Angular_Spectrum = (fft2(fftshift(nearField))); %Near Field
figure
imagesc(abs(Angular_Spectrum).^2);
set(gcf,  'Position', [00, 00, 350, 300])

set(gca,  'FontSize', 10)% Font Size
colormap jet
colorbar
title('Recovered Far Field Image')
